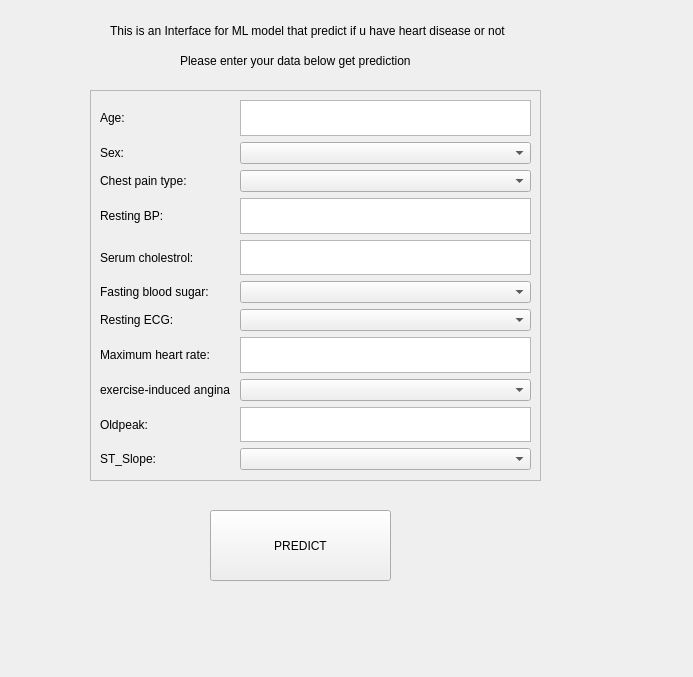
<?xml version="1.0" encoding="UTF-8"?>
<ui version="4.0">
 <class>mainwin</class>
 <widget class="QWidget" name="mainwin">
  <property name="geometry">
   <rect>
    <x>0</x>
    <y>0</y>
    <width>693</width>
    <height>677</height>
   </rect>
  </property>
  <property name="windowTitle">
   <string>Form</string>
  </property>
  <widget class="QLabel" name="label">
   <property name="geometry">
    <rect>
     <x>110</x>
     <y>10</y>
     <width>531</width>
     <height>41</height>
    </rect>
   </property>
   <property name="text">
    <string>This is an Interface for ML model that predict if u have heart disease or not</string>
   </property>
  </widget>
  <widget class="QLabel" name="label_2">
   <property name="geometry">
    <rect>
     <x>180</x>
     <y>40</y>
     <width>531</width>
     <height>41</height>
    </rect>
   </property>
   <property name="text">
    <string>Please enter your data below get prediction</string>
   </property>
  </widget>
  <widget class="QPushButton" name="pushButton">
   <property name="geometry">
    <rect>
     <x>210</x>
     <y>510</y>
     <width>181</width>
     <height>71</height>
    </rect>
   </property>
   <property name="text">
    <string>PREDICT</string>
   </property>
  </widget>
  <widget class="QFrame" name="frame">
   <property name="geometry">
    <rect>
     <x>90</x>
     <y>90</y>
     <width>451</width>
     <height>391</height>
    </rect>
   </property>
   <property name="frameShape">
    <enum>QFrame::StyledPanel</enum>
   </property>
   <property name="frameShadow">
    <enum>QFrame::Raised</enum>
   </property>
   <layout class="QVBoxLayout" name="verticalLayout">
    <item>
     <layout class="QGridLayout" name="gridLayout">
      <item row="10" column="1">
       <widget class="QComboBox" name="stslope">
        <property name="toolTip">
         <string>Select bw normal,upsloping and downsloping</string>
        </property>
       </widget>
      </item>
      <item row="10" column="0">
       <widget class="QLabel" name="label_13">
        <property name="text">
         <string>ST_Slope:</string>
        </property>
       </widget>
      </item>
      <item row="6" column="0">
       <widget class="QLabel" name="label_9">
        <property name="text">
         <string>Resting ECG:</string>
        </property>
       </widget>
      </item>
      <item row="0" column="1">
       <widget class="QPlainTextEdit" name="age">
        <property name="toolTip">
         <string>Enter your age</string>
        </property>
       </widget>
      </item>
      <item row="8" column="0">
       <widget class="QLabel" name="label_12">
        <property name="text">
         <string>exercise-induced angina </string>
        </property>
       </widget>
      </item>
      <item row="9" column="1">
       <widget class="QPlainTextEdit" name="oldpeak">
        <property name="toolTip">
         <string>ST</string>
        </property>
       </widget>
      </item>
      <item row="7" column="1">
       <widget class="QPlainTextEdit" name="maxheartrate">
        <property name="toolTip">
         <string>ENter max heart rate bw 60 to 202</string>
        </property>
       </widget>
      </item>
      <item row="3" column="0">
       <widget class="QLabel" name="label_6">
        <property name="text">
         <string>Resting BP:</string>
        </property>
       </widget>
      </item>
      <item row="4" column="0">
       <widget class="QLabel" name="label_7">
        <property name="text">
         <string>Serum cholestrol:</string>
        </property>
       </widget>
      </item>
      <item row="4" column="1">
       <widget class="QPlainTextEdit" name="cholestrol">
        <property name="toolTip">
         <string>Enter Serum cholestrl </string>
        </property>
       </widget>
      </item>
      <item row="2" column="0">
       <widget class="QLabel" name="label_5">
        <property name="text">
         <string>Chest pain type:</string>
        </property>
       </widget>
      </item>
      <item row="1" column="1">
       <widget class="QComboBox" name="sex">
        <property name="toolTip">
         <string>Select male or female</string>
        </property>
       </widget>
      </item>
      <item row="5" column="0">
       <widget class="QLabel" name="label_8">
        <property name="text">
         <string>Fasting blood sugar:</string>
        </property>
       </widget>
      </item>
      <item row="8" column="1">
       <widget class="QComboBox" name="angina">
        <property name="toolTip">
         <string>Select yes if u have excersise induced angina</string>
        </property>
       </widget>
      </item>
      <item row="2" column="1">
       <widget class="QComboBox" name="chestpain">
        <property name="toolTip">
         <string>Select type of chest pain</string>
        </property>
       </widget>
      </item>
      <item row="0" column="0">
       <widget class="QLabel" name="label_3">
        <property name="text">
         <string>Age:</string>
        </property>
       </widget>
      </item>
      <item row="5" column="1">
       <widget class="QComboBox" name="fastbs">
        <property name="toolTip">
         <string>Select High if fasting Bg &gt;120</string>
        </property>
       </widget>
      </item>
      <item row="9" column="0">
       <widget class="QLabel" name="label_11">
        <property name="text">
         <string>Oldpeak:</string>
        </property>
       </widget>
      </item>
      <item row="1" column="0">
       <widget class="QLabel" name="label_4">
        <property name="text">
         <string>Sex:</string>
        </property>
       </widget>
      </item>
      <item row="6" column="1">
       <widget class="QComboBox" name="restingecg">
        <property name="toolTip">
         <string>Select normal/ST/LVH</string>
        </property>
       </widget>
      </item>
      <item row="3" column="1">
       <widget class="QPlainTextEdit" name="restingbp">
        <property name="toolTip">
         <string>Enter resting BP</string>
        </property>
       </widget>
      </item>
      <item row="7" column="0">
       <widget class="QLabel" name="label_10">
        <property name="text">
         <string>Maximum heart rate:</string>
        </property>
       </widget>
      </item>
     </layout>
    </item>
   </layout>
  </widget>
 </widget>
 <resources/>
 <connections/>
</ui>
